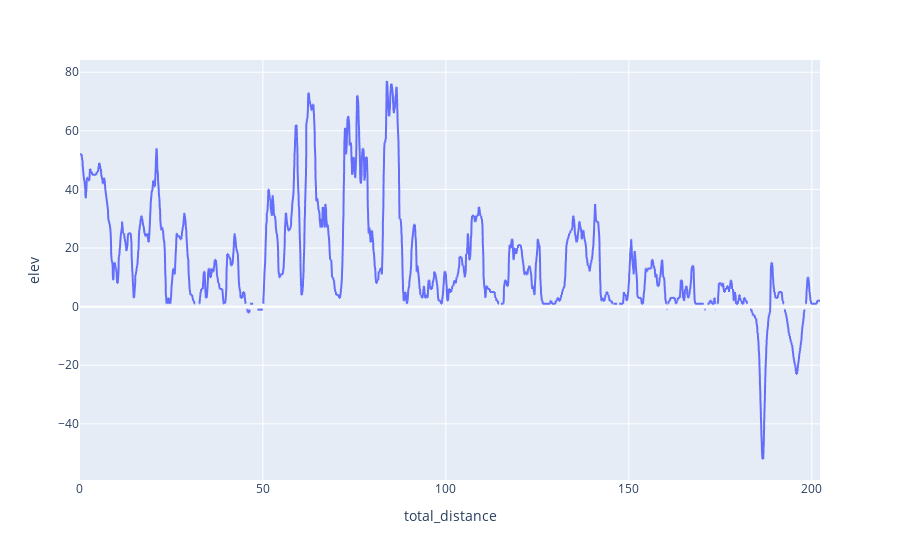

Write notebook code for a chart like this one.
### Code cell
px.line(df_route, x='total_distance', y='elev')

### Figure 1 — Plotly figure (JSON) as saved in the notebook; plotly's stock layout.template omitted (floating-point values rounded to 4 significant figures; data arrays with more than 128 entries replaced by an {"elided": "..."} marker saying what was removed)
{"data": [{"hovertemplate": "total_distance=%{x}<br>elev=%{y}<extra></extra>", "legendgroup": "", "line": {"color": "#636efa", "dash": "solid"}, "marker": {"symbol": "circle"}, "mode": "lines", "name": "", "showlegend": false, "type": "scattergl", "x": {"elided": "5877 float values"}, "xaxis": "x", "y": {"elided": "5877 int values"}, "yaxis": "y"}], "layout": {"legend": {"tracegroupgap": 0}, "margin": {"t": 60}, "xaxis": {"anchor": "y", "domain": [0, 1], "title": {"text": "total_distance"}}, "yaxis": {"anchor": "x", "domain": [0, 1], "title": {"text": "elev"}}}}
